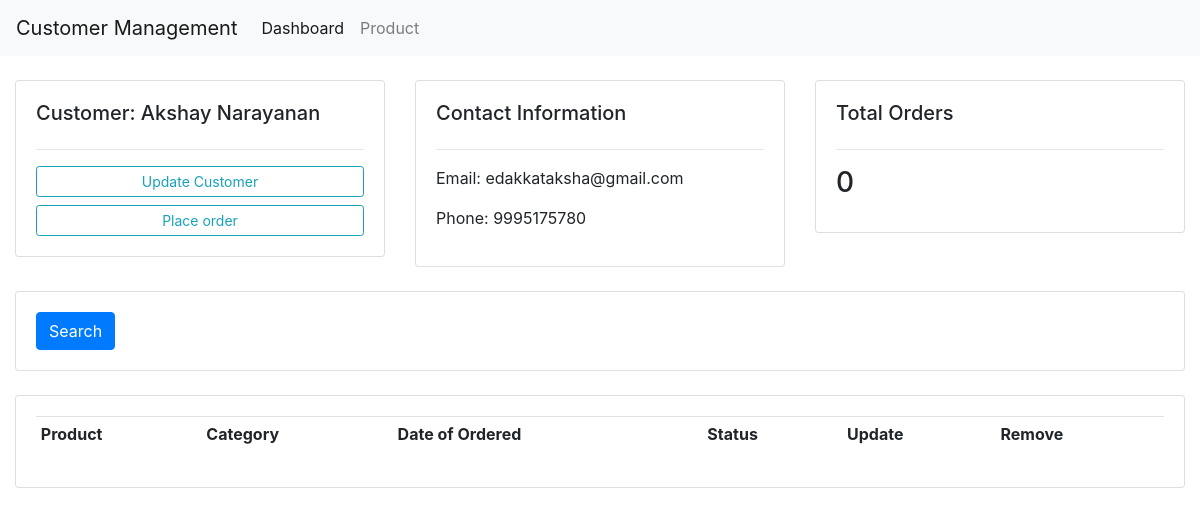
Before: /cmr/customer/1/ with the older database file.
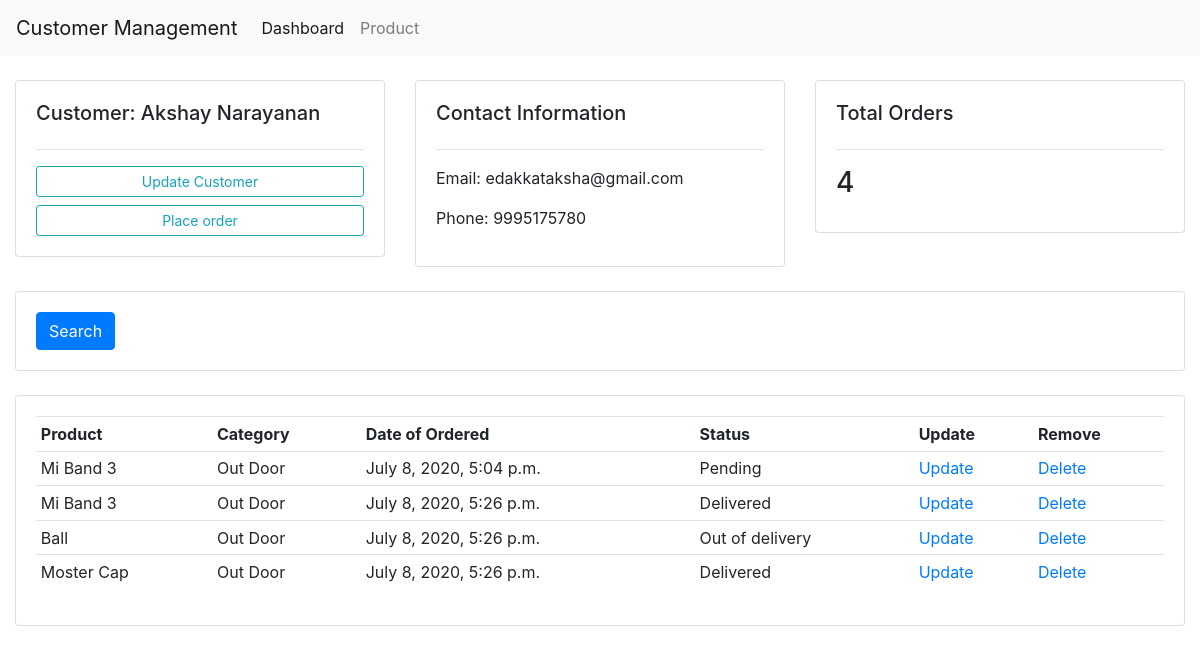
After: the same page with the newer database file.
### for_study_app1/models.py (models this page shows, shortened)
class Order(models.Model):
    STATUS=(
           ('Pending','Pending'),
           ('Out of delivery','Out of delivery'),
           ('Delivered','Delivered'),
           )
    customer=models.ForeignKey(Customer,null=True,on_delete=models.CASCADE)
    product=models.ForeignKey(Product,null=True,on_delete=models.CASCADE)
    created_date=models.DateTimeField(auto_now_add=True,null=True)
    status=models.CharField(max_length=200,null=True,choices=STATUS)

class Product(models.Model):
    CATEGORY=(
           ('Indoor','Indoor'),
           ('Out Door','Out Door'),
           )
    name=models.CharField(max_length=200,null=True)
    price=models.FloatField(null=True)
    category=models.CharField(max_length=200,null=True,choices=CATEGORY)
    description=models.CharField(max_length=200,null=True)
    created_date=models.DateTimeField(auto_now_add=True,null=True)
    tags=models.ManyToManyField(Tag)
    def __str__(self):
        return self.name

### for_study_app1/views.py (the view)
# urls.py: path('cmr/customer/<str:pk>/',views.customer_view,name='customer'),
def customer_view(request,pk):
    customers=Customer.objects.get(id=pk)
    orders=customers.order_set.all()
    total_order=orders.count()
    context={'customers':customers,'orders':orders,'total_order':total_order}
    return render(request,'customer.html',context)

### for_study_app1/templates/customer.html
{%extends 'Base.html'%}
{%block content%}
<br>
<div class="row">
  <div class="col-md">
    <div class="card card-body">
      <h5>Customer: {{customers.name}}</h5>
      <hr>
      <a class="btn btn-outline-info  btn-sm btn-block" href="">Update Customer</a>
			<a class="btn btn-outline-info  btn-sm btn-block" href="{%url 'orderform' customers.id %}">Place order</a>
    </div>
  </div>
  <div class="col-md">
    <div class="card card-body">
      <h5>Contact Information</h5>
      <hr>
      <p>Email:  {{customers.email}}</p>
      <p>Phone:  {{customers.phone}}</p>
    </div>
  </div>
<div class="col-md">
  <div class="card card-body">
    <h5>Total Orders</h5>
    <hr>
    <h3 class="card-title">{{total_order}}</h3>
  </div>
</div>
</div>
<br>
<div class="row">
  <div class="col">
    <div class="card card-body">
      <form  method="get">
        <button class="btn btn-primary" type="submit">Search</button>
      </form>
    </div>
  </div>
</div>
<br>
<div class="row">
  <div class="col-md">
    <div class="card card-body">
      <table class="table table-sm">
        <tr>
          <th>Product</th>
          <th>Category</th>
          <th>Date of Ordered</th>
          <th>Status</th>
          <th>Update</th>
          <th>Remove</th>
        </tr>
        {%for order in orders%}
        <tr>
          <td>{{order.product}}</td>
          <td>{{order.product.category}}</td>
          <td>{{order.created_date}}</td>
          <td>{{order.status}}</td>
          <td><a href="{%url 'orderupdate' order.id %}">Update</a></td>
          <td><a href="{%url 'deleteorder' order.id %}">Delete</a></td>
        </tr>
        {%endfor%}
      </table>
    </div>
  </div>
</div>
{%endblock%}

Changed rows visible on the page:
added Order: product "Mi Band 3", product.category "Out Door", created_date "July 8, 2020, 5:04 p.m.", status "Pending"
added Order: product "Mi Band 3", product.category "Out Door", created_date "July 8, 2020, 5:26 p.m.", status "Delivered"
added Order: product "Ball", product.category "Out Door", created_date "July 8, 2020, 5:26 p.m.", status "Out of delivery"
added Order: product "Moster Cap", product.category "Out Door", created_date "July 8, 2020, 5:26 p.m.", status "Delivered"
Other visible differences:
{{ total_order }}: "0" → "4"
